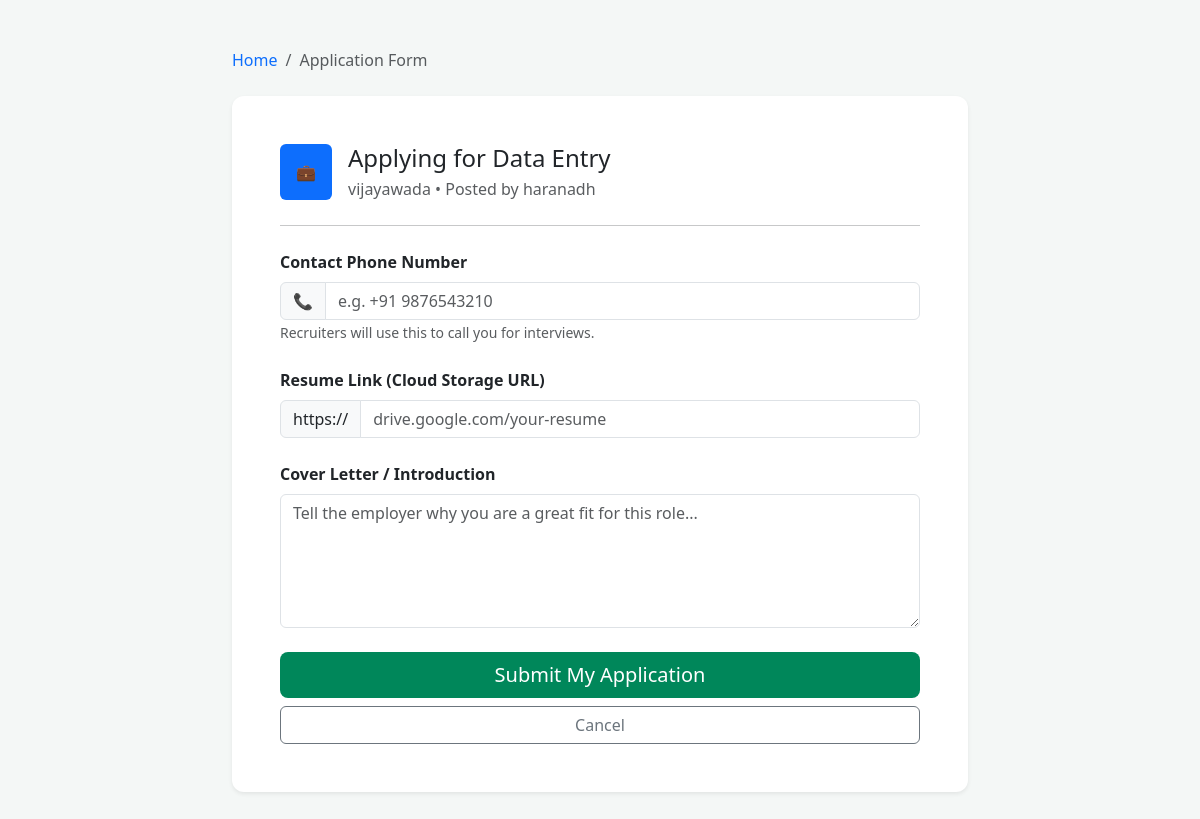
Page /apply/5/ (signed in) on the committed database.
### jobs/models.py (models this page shows, shortened)
class Job(models.Model):
    employer = models.ForeignKey(User, on_delete=models.CASCADE)
    title = models.CharField(max_length=200)
    description = models.TextField()
    location = models.CharField(max_length=100)
    salary = models.PositiveIntegerField()
    created_at = models.DateTimeField(auto_now_add=True)
    is_active = models.BooleanField(default=True)

### jobs/views.py (the view)
# urls.py: path('apply/<int:job_id>/', apply_job, name='apply_job'),
@login_required
def apply_job(request, job_id):
    job = get_object_or_404(Job, id=job_id)
    if request.method == 'POST':
        form = ApplicationForm(request.POST)
        if form.is_valid():
            application = form.save(commit=False)
            application.job = job
            application.applicant = request.user
            application.save()
            messages.success(request, f"Successfully applied for {job.title}!")
            return redirect('home')
    else:
        form = ApplicationForm()
    return render(request, 'jobs/apply_form.html', {'form': form, 'job': job})

### jobs/forms.py
class ApplicationForm(forms.ModelForm):
    class Meta:
        model = Application
        fields = ['phone_number','resume_link', 'cover_letter'] # Both fields included now
        widgets = {
            'phone_number': forms.TextInput(attrs={
                'class': 'form-control',
                'placeholder': 'e.g. +91 9876543210'
            }),
            'resume_link': forms.URLInput(attrs={
                'class': 'form-control',
                'placeholder': 'https://drive.google.com/your-resume'
            }),
            'cover_letter': forms.Textarea(attrs={
                'class': 'form-control',
                'placeholder': 'Tell the employer why you are a good fit...',
                'rows': 4
            }),
        }

### jobs/templates/jobs/apply_form.html (shortened to what this page needs)
<!DOCTYPE html>
<html lang="en">
<head>
    <link href="https://cdn.jsdelivr.net/npm/bootstrap@5.3.0/dist/css/bootstrap.min.css" rel="stylesheet">
</head>
<body>
<div class="container py-5">
    <div class="row justify-content-center">
        <div class="col-md-8">
            <nav aria-label="breadcrumb" class="mb-4">
                <ol class="breadcrumb">
                    <li class="breadcrumb-item"><a href="{% url 'home' %}" class="text-decoration-none">Home</a></li>
                    <li class="breadcrumb-item active">Application Form</li>
                </ol>
            </nav>
            <div class="card app-card shadow-sm">
                <div class="card-body p-4 p-md-5">
                    <div class="d-flex align-items-center mb-4">
                        <div class="bg-primary text-white rounded p-3 me-3">💼</div>
                        <div>
                            <h2 class="h4 mb-1">Applying for {{ job.title }}</h2>
                            <p class="text-muted mb-0">{{ job.location }} • Posted by {{ job.employer.username }}</p>
                        </div>
                    </div>
                    <hr class="my-4">
                    <form method="POST">
                        <div class="mb-4">
    <label class="form-label fw-bold">Contact Phone Number</label>
    <div class="input-group">
        <span class="input-group-text bg-light">📞</span>
        <input type="text" name="phone_number" class="form-control" placeholder="e.g. +91 9876543210" required>
    </div>
    <small class="text-muted">Recruiters will use this to call you for interviews.</small>
</div>
                        <div class="mb-4">
                            <label class="form-label fw-bold">Resume Link (Cloud Storage URL)</label>
                            <div class="input-group">
                                <span class="input-group-text bg-light">https://</span>
                                <input type="url" name="resume_link" class="form-control" placeholder="drive.google.com/your-resume" required>
                            </div>
                        </div>
                        <div class="mb-4">
                            <label class="form-label fw-bold">Cover Letter / Introduction</label>
                            <textarea name="cover_letter" class="form-control" rows="5" placeholder="Tell the employer why you are a great fit for this role..."></textarea>
                        </div>
                        <div class="d-grid gap-2">
                            <button type="submit" class="btn btn-success btn-lg">Submit My Application</button>
                            <a href="{% url 'home' %}" class="btn btn-outline-secondary">Cancel</a>
                        </div>
                    </form>
                </div>
            </div>
        </div>
    </div>
</div>
</body>
</html>

### jobs/templates/jobs/apply_form.html (style rules this page uses)
body { background-color: #f4f7f6; }
.app-card { border: none; border-radius: 12px; box-shadow: 0 4px 12px rgba(0,0,0,0.05); }
.btn-success { background-color: #00875a; border: none; }

### rows in the picture
Job: title "Data Entry", location "vijayawada", employer.username "haranadh"
